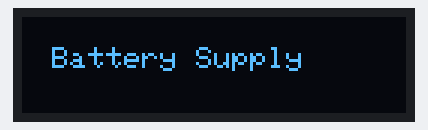
Recording of a sketch running on a simulated Arduino Uno, built with avr-gcc and run on an emulated ATmega328P. Parts: 128×32 one-colour display. The display library's start-up logo is not drawn.

Above: at 2.1 s.

The sketch:

Lab4_Q2.ino
```cpp
// incude needed libraries
#include <SPI.h>
#include <Wire.h>
#include <Adafruit_GFX.h>
#include <Adafruit_SSD1306.h>

// define display perimeters
#define SCREEN_WIDTH 128   // OLED display width in pixels
#define SCREEN_HEIGHT 32   // OLED display height in pixels
#define OLED_RESET     -1  // Reset pin (-1 if sharing Arduino reset pin)
#define SCREEN_ADDRESS 0x3C // OLED I2C address (0x3D for 128x64, 0x3C for 128x32)

// initialize the OLED display object
Adafruit_SSD1306 display(SCREEN_WIDTH, SCREEN_HEIGHT, &Wire, OLED_RESET);


#define Vref 2.5  // Voltage threshold for switching power sources
//define pins of real world analog inputs
#define SOLAR
#define BATTERY

// initialize variables
float solarVoltage;
float batteryVoltage;

void setup() {
  Serial.begin(9600); // start serial communication

  // initialize OLED display
  if (!display.begin(SSD1306_SWITCHCAPVCC, SCREEN_ADDRESS)) {
    Serial.println(F("SSD1306 allocation failed"));
    for (;;) ; // dont proceed loop further
  }

  display.display();  // Show Adafruit splash screen
  delay(2000);        // Pause for 2 seconds
  display.clearDisplay(); // Clear display buffer

  //if using real components define inputs
  // pinMode(SOLAR, INPUT);
  // pinMode(BATTERY, INPUT);
}

void loop() {
  display.clearDisplay(); // clear previous display content

  // read voltage from the battery and solar panel if real components are present
  // batteryVoltage = analogRead(BATTERY) * (some_conversion_factor);
  // solarVoltage = analogRead(SOLAR) * (some_conversion_factor);

  //initialize random number to test code
  batteryVoltage = 2.6;
  solarVoltage = 2.4;

  display.setTextColor(SSD1306_WHITE);
  display.setTextSize(1);
  display.setCursor(10, 10);

  //power source selection
  if (solarVoltage > Vref) { // if solar voltage is above 2.5V, use solar power
    display.print("Solar Supply");
  } else {//solar voltatage is less than 2.5V
    if (batteryVoltage < solarVoltage) {// battery voltage is lower than solar voltage, charge battery
      display.print("Charging Battery");
    }
    else { // use battery power
      display.print("Battery Supply");
    }
  }

  display.display(); // update display
}
```
